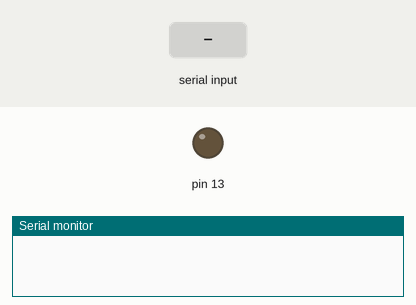
Bench run of a sketch on a simulated Arduino Uno, built with avr-gcc and run on an emulated ATmega328P. Shown: output pins drawn as LEDs (lit = HIGH), the last lines printed to the serial monitor. Dashed ring = blinking. Inputs (shaded band) come from the test bench.

Above: at 1.2 s.
1.3 s: "forward\n" received over Serial
At 1.4 s:
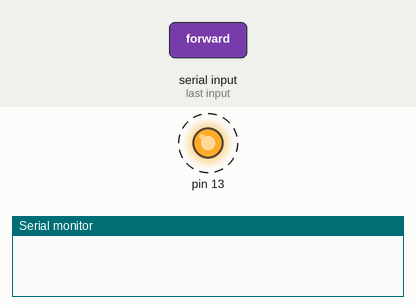
5.8 s: "reverse\n" received over Serial
At 7.0 s:
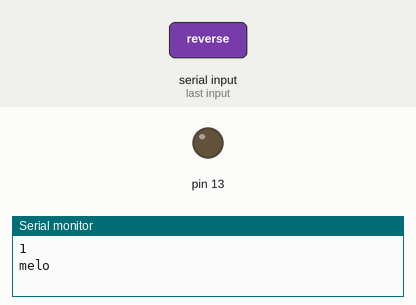
Timing chart, 0 to 8.8 s (numbered marks = the images above; inputs shaded):
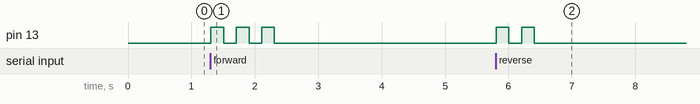

The sketch:

serialTest.ino
```cpp
void setup() {
  // put your setup code here, to run once:
  Serial.begin(9600);
  pinMode(13,OUTPUT);

}

void loop() {
  // put your main code here, to run repeatedly:
  serialParser();
}
```

serialParser.ino
```cpp
void serialParser(){
  if(Serial.available()>0){
    String msg = Serial.readStringUntil('\n');
    // Connection MATLAB<-->Arduino from the GUI
    // ---------------------------------------------
    if(msg == "handshakeFromMATLAB"){
      sendToMATLAB("handshakeFromArduino");
    }
    //
    // ---------------------------------------------
    else if(msg == "forward"){
      for(int i=0; i<3; i++){
        digitalWrite(13,HIGH);
        delay(200);
        digitalWrite(13,LOW);
        delay(200);
      }
      sendToMATLAB("1");

    }
    //
    // ---------------------------------------------
    else if(msg == "reverse"){
      for(int i=0; i<2; i++){
        digitalWrite(13,HIGH);
        delay(200);
        digitalWrite(13,LOW);
        delay(200);
      }
      sendToMATLAB("melo");
    }
    else{
      sendToMATLAB(msg);
    }
  }
}


void sendToMATLAB(String msg){
  Serial.print(msg + '\n');
}
```

Measured:
- after the input at 1.3 s, pin 13: alternates HIGH for 0.20 s and LOW for 0.20 s, 6 changes in all, then stays LOW, starting at once
- after the input at 5.8 s, pin 13: alternates HIGH for 0.20 s and LOW for 0.20 s, 4 changes in all, then stays LOW, starting at once
